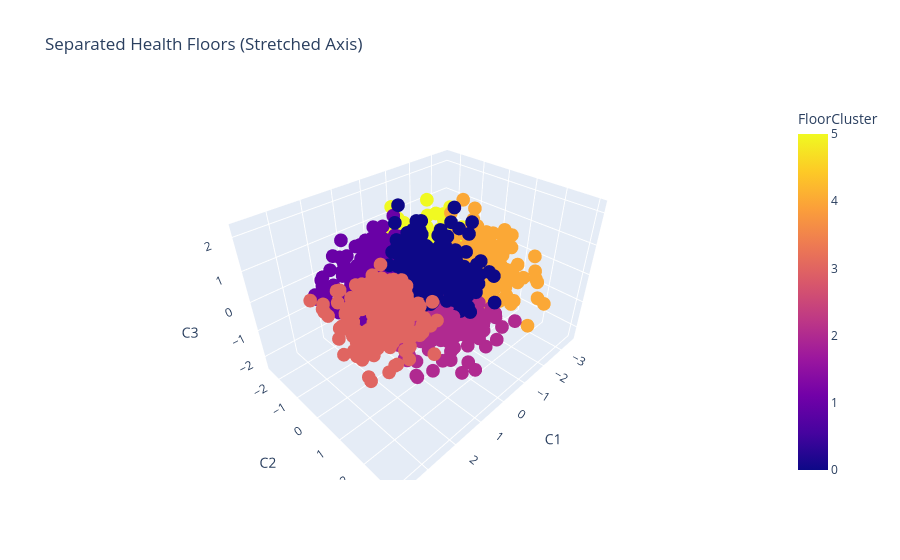

This figure's notebook cell:
### Code cell
fig = px.scatter_3d(
    df_clean,
    x="C1",
    y="C2",
    z="C3",
    color="FloorCluster",
    title="Separated Health Floors (Stretched Axis)"
)

fig.show()

### Figure 1 — Plotly figure (JSON) as saved in the notebook; plotly's stock layout.template omitted (floating-point values rounded to 4 significant figures; data arrays with more than 128 entries replaced by an {"elided": "..."} marker saying what was removed)
{"data": [{"hovertemplate": "C1=%{x}<br>C2=%{y}<br>C3=%{z}<br>FloorCluster=%{marker.color}<extra></extra>", "legendgroup": "", "marker": {"color": {"elided": "1465 int values"}, "coloraxis": "coloraxis", "symbol": "circle"}, "mode": "markers", "name": "", "scene": "scene", "showlegend": false, "type": "scatter3d", "x": {"elided": "1465 float values"}, "y": {"elided": "1465 float values"}, "z": {"elided": "1465 float values"}}], "layout": {"coloraxis": {"colorbar": {"title": {"text": "FloorCluster"}}, "colorscale": [[0, "#0d0887"], [0.1111, "#46039f"], [0.2222, "#7201a8"], [0.3333, "#9c179e"], [0.4444, "#bd3786"], [0.5556, "#d8576b"], [0.6667, "#ed7953"], [0.7778, "#fb9f3a"], [0.8889, "#fdca26"], [1, "#f0f921"]]}, "legend": {"tracegroupgap": 0}, "scene": {"domain": {"x": [0, 1], "y": [0, 1]}, "xaxis": {"title": {"text": "C1"}}, "yaxis": {"title": {"text": "C2"}}, "zaxis": {"title": {"text": "C3"}}}, "title": {"text": "Separated Health Floors (Stretched Axis)"}}}
